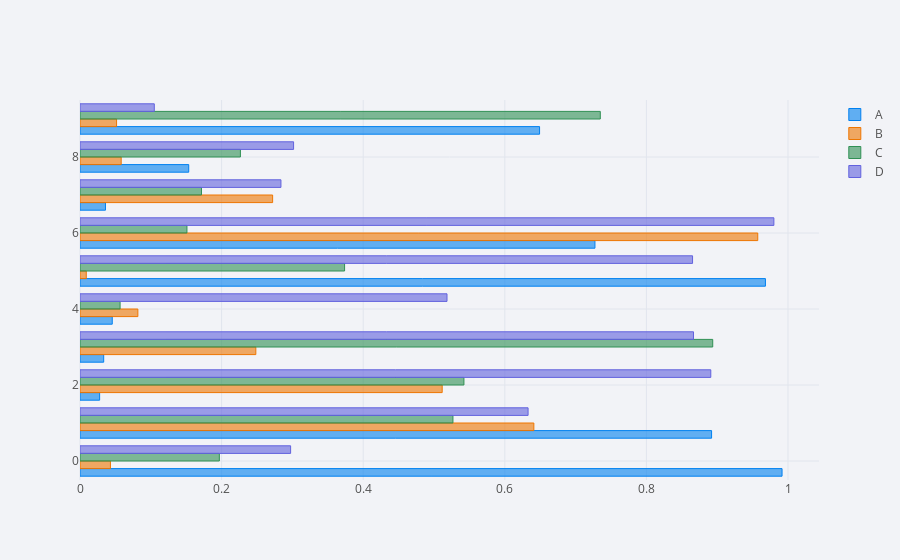

The code cell stored with this chart in its notebook:
### Code cell
'''group barh chart'''
df.iplot(kind='barh', barmode='group',
        filename='cufflinks barh')

### Figure 1 — Plotly figure (JSON) as saved in the notebook; plotly's stock layout.template omitted (floating-point values rounded to 4 significant figures)
{"data": [{"marker": {"color": "rgba(0, 128, 240, 0.6)", "line": {"color": "rgba(0, 128, 240, 1.0)", "width": 1}}, "name": "A", "orientation": "h", "text": "", "type": "bar", "uid": "9c47b89d-f9b0-4ad7-87c0-de1bff1b0a62", "x": [0.9916, 0.8921, 0.02774, 0.03346, 0.04555, 0.9681, 0.7273, 0.03597, 0.1536, 0.6491], "y": [0, 1, 2, 3, 4, 5, 6, 7, 8, 9]}, {"marker": {"color": "rgba(238, 118, 0, 0.6)", "line": {"color": "rgba(238, 118, 0, 1.0)", "width": 1}}, "name": "B", "orientation": "h", "text": "", "type": "bar", "uid": "85108d3a-85c0-4fa3-ae04-a2b3efc87411", "x": [0.04299, 0.641, 0.5116, 0.2484, 0.08173, 0.008873, 0.9573, 0.2721, 0.05818, 0.05166], "y": [0, 1, 2, 3, 4, 5, 6, 7, 8, 9]}, {"marker": {"color": "rgba(48, 144, 84, 0.6)", "line": {"color": "rgba(48, 144, 84, 1.0)", "width": 1}}, "name": "C", "orientation": "h", "text": "", "type": "bar", "uid": "cf77ca60-d679-426b-8707-16d1db0380a8", "x": [0.1968, 0.5268, 0.5423, 0.8937, 0.05663, 0.3737, 0.1511, 0.1716, 0.2266, 0.7349], "y": [0, 1, 2, 3, 4, 5, 6, 7, 8, 9]}, {"marker": {"color": "rgba(98, 98, 222, 0.6)", "line": {"color": "rgba(98, 98, 222, 1.0)", "width": 1}}, "name": "D", "orientation": "h", "text": "", "type": "bar", "uid": "9d7a018e-b2b1-4348-9eb4-bf60ccf7014e", "x": [0.2975, 0.6329, 0.8909, 0.8665, 0.5184, 0.8652, 0.9801, 0.2838, 0.3017, 0.105], "y": [0, 1, 2, 3, 4, 5, 6, 7, 8, 9]}], "layout": {"barmode": "group", "legend": {"bgcolor": "#F2F3F7", "font": {"color": "#505050"}}, "paper_bgcolor": "#F2F3F7", "plot_bgcolor": "#F2F3F7", "title": {"font": {"color": "#484848"}}, "xaxis": {"gridcolor": "#E1E5ED", "showgrid": true, "tickfont": {"color": "#505050"}, "title": {"font": {"color": "#505050"}, "text": ""}, "zerolinecolor": "#E1E5ED"}, "yaxis": {"gridcolor": "#E1E5ED", "showgrid": true, "tickfont": {"color": "#505050"}, "title": {"font": {"color": "#505050"}, "text": ""}, "zerolinecolor": "#E1E5ED"}}}
